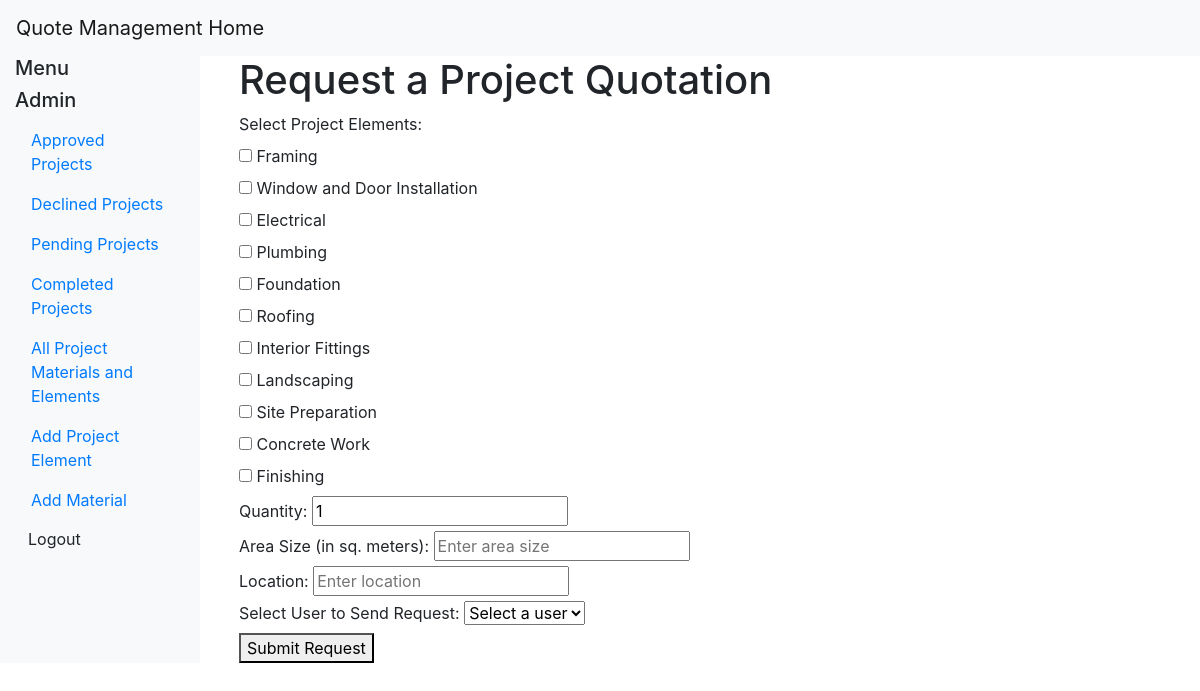
Page /projects/request-quotation/ (signed in) on the committed database.
### projects/models.py (models this page shows, shortened)
class ProjectElement(models.Model):
    name = models.CharField(max_length=200)
    price = models.DecimalField(max_digits=10, decimal_places=2, default=0.00)

### projects/views.py (the view, shortened to what this page needs)
# urls.py: path('request-quotation/', views.quotation_request, name='quotation_request'),
@login_required
def quotation_request(request):
    project_elements = ProjectElement.objects.all()
    users = User.objects.all()  # Fetch all users
    return render(request, 'quotation_request.html', {
        'project_elements': project_elements,
        'users': users,  # Pass users to the template
    })

### templates/quotation_request.html (shortened to what this page needs)
{% extends 'base.html' %}
{% block content %}
<h1>Request a Project Quotation</h1>
<form method="post" id="quotation-form">
    <label for="element">Select Project Elements:</label><br>
    {% for project_element in project_elements %}
        <label>
            <input type="checkbox" name="project_element" value="{{ project_element.id }}">
            {{ project_element.name }}
        </label><br>
    {% endfor %}
    <div>
        <label for="quantity">Quantity:</label>
        <input type="number" name="quantity" id="quantity" min="1" value="1" {% if not request.user.is_superuser %}readonly{% endif %} required>
    </div>
    <div>
        <label for="area_size">Area Size (in sq. meters):</label>
        <input type="text" name="area_size" id="area_size" placeholder="Enter area size" required>
    </div>
    <div>
        <label for="location">Location:</label>
        <input type="text" name="location" id="location" placeholder="Enter location" required>
    </div>
    {% if request.user.is_superuser %}
    <div>
        <label for="user_select">Select User to Send Request:</label>
        <select id="user_select" name="user_id" required>
            <option value="" disabled selected>Select a user</option>
        </select>
    </div>
    {% endif %}
    <button type="submit">Submit Request</button>
</form>
{% endblock %}

### templates/base.html (shortened to what this page needs)
<!DOCTYPE html>
<html lang="en">
<head>
    <link href="https://stackpath.bootstrapcdn.com/bootstrap/4.5.2/css/bootstrap.min.css" rel="stylesheet">
</head>
<body>
    <nav class="navbar navbar-expand-lg navbar-light bg-light">
        <a class="navbar-brand" href="{% url 'homepage' %}">Quote Management Home</a>
    </nav>
    <div class="container-fluid">
        <div class="row">
            {% if user.is_authenticated %}
                <nav class="col-md-2 d-none d-md-block bg-light sidebar">
                    <div class="sidebar-sticky">
                        <h5 class="sidebar-heading">Menu</h5>
                        <ul class="nav flex-column">
                            {% if user.is_superuser %}
                                <h5 class="sidebar-heading">Admin</h5>
                                <li class="nav-item">
                                    <a class="nav-link" href="{% url 'view_approved_project' %}">
                                        Approved Projects
                                    </a>
                                </li>
                                <li class="nav-item">
                                    <a class="nav-link" href="{% url 'view_declined_project' %}">
                                        Declined Projects
                                    </a>
                                </li>
                                <li class="nav-item">
                                    <a class="nav-link" href="{% url 'view_pending_projects' %}">
                                        Pending Projects
                                    </a>
                                </li>
                                <li class="nav-item">
                                    <a class="nav-link" href="{% url 'view_complete_project' %}">
                                        Completed Projects
                                    </a>
                                </li>
                                <li class="nav-item">
                                    <a class="nav-link" href="{% url 'all_project_materials_and_elements' %}">
                                        All Project Materials and Elements
                                    </a>
                                </li>
                                <li class="nav-item">
                                    <a class="nav-link" href="{% url 'add_project_element' %}">
                                        Add Project Element
                                    </a>
                                </li>
                                <li class="nav-item">
                                    <a class="nav-link" href="{% url 'add_material' %}">
                                        Add Material
                                    </a>
                                </li>
                            {% endif %}
                            <li class="nav-item">
                                <form method="post" action="{% url 'logout' %}" class="nav-link p-0">
                                    <button type="submit" class="btn btn-link" style="color: inherit; text-decoration: none;">Logout</button>
                                </form>
                            </li>
                        </ul>
                    </div>
                </nav>
            {% endif %}
            <main role="main" class="col-md-9 ml-sm-auto col-lg-10 px-4">
                <div class="container">
                    {% block content %}{% endblock %}
                </div>
            </main>
        </div>
    </div>
</body>
</html>

### rows in the picture
ProjectElement: name "Framing"
ProjectElement: name "Window and Door Installation"
ProjectElement: name "Electrical"
ProjectElement: name "Plumbing"
ProjectElement: name "Foundation"
ProjectElement: name "Roofing"
ProjectElement: name "Interior Fittings"
ProjectElement: name "Landscaping"
ProjectElement: name "Site Preparation"
ProjectElement: name "Concrete Work"
ProjectElement: name "Finishing"
